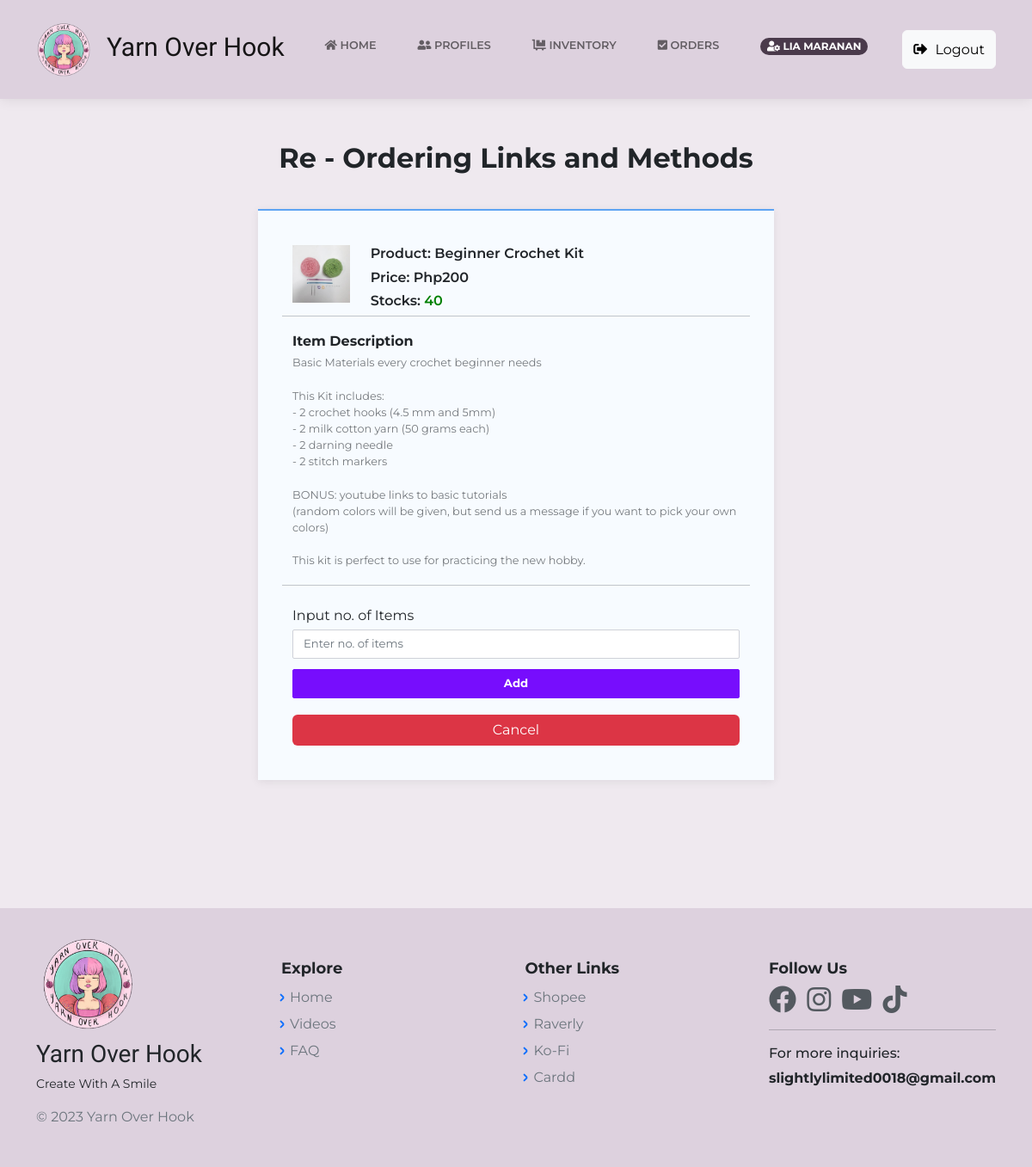
/ReOrderPoint.php?id=1001 (signed in), run on an earlier commit of the app's database.
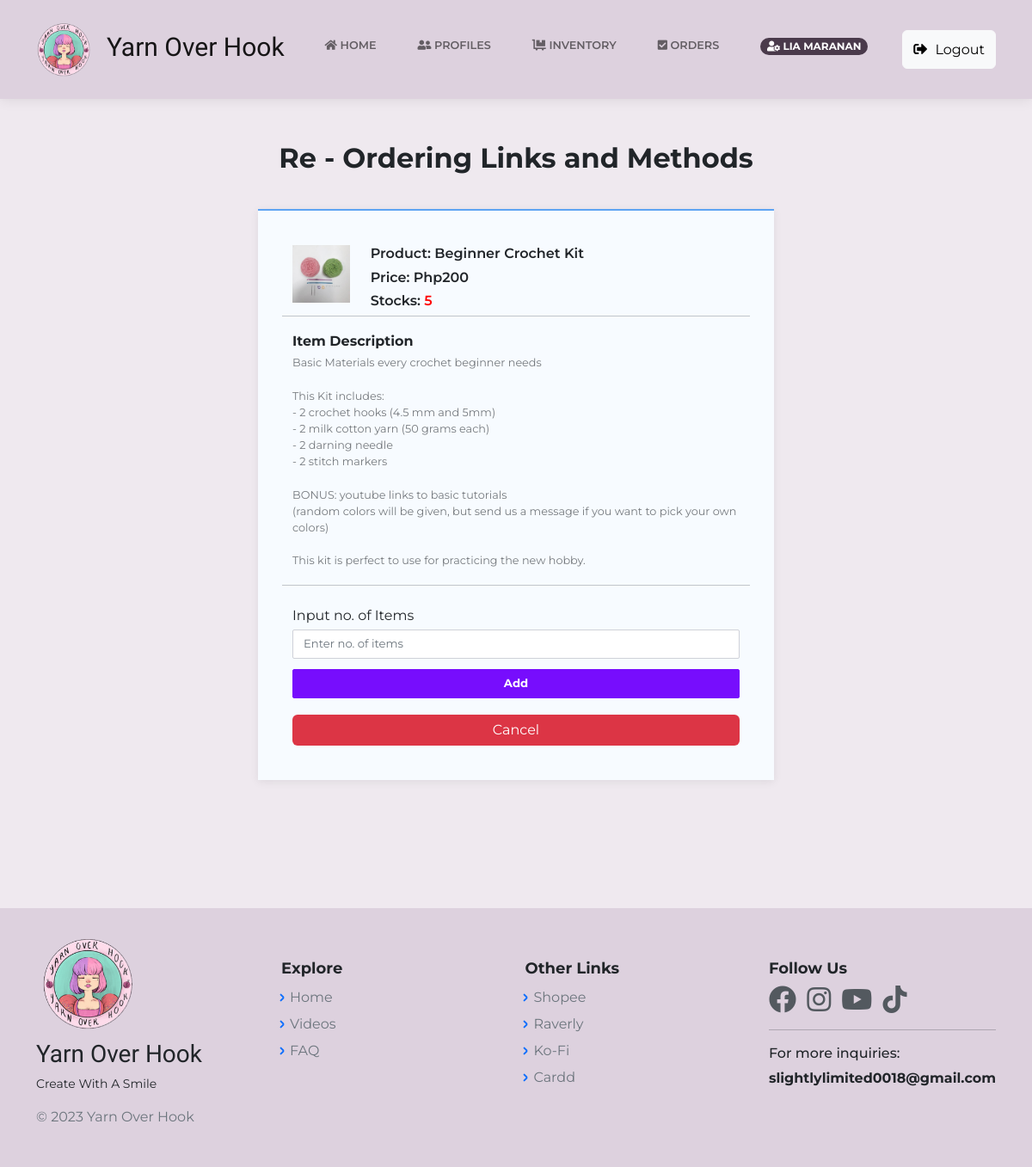
And on a later commit of the database.
### tables this page shows
CREATE TABLE `inventory_db` (
  `id` bigint(20) NOT NULL,
  `ItemID` bigint(20) NOT NULL,
  `ItemName` varchar(100) NOT NULL,
  `ItemImg` varchar(255) NOT NULL,
  `ItemDesc` text NOT NULL,
  `ItemType` varchar(255) NOT NULL,
  `TypeID` int(11) NOT NULL,
  `ItemPrice` int(12) NOT NULL,
  `ItemQty` int(12) NOT NULL,
  `created_at` timestamp NOT NULL DEFAULT current_timestamp() ON UPDATE current_timestamp()
);

### ReOrderPoint.php (the view, shortened to what this page needs)
<?php
    include("includes/dbh.inc.php");
    require 'layouts/Header.php';
    if(isset($_GET['id'])) {
		$id = mysqli_real_escape_string($con, $_GET['id']);
		$item = "SELECT * FROM inventory_db WHERE ItemID = $id";
		$result = mysqli_query($con, $item);
		$inv = mysqli_fetch_assoc($result);
	}
?>
<body class="d-flex flex-column min-vh-100">
<?php require 'layouts/nav.php';?>
<?php if($inv): ?>
    <main class="page payment-page">
        <section class="clean-block payment-form dark" style="min-height: 17px;height: 971px; background-color:#efe9ef;">
            <div class="container">
                <div class="block-heading">
                    <h2 style="font-weight: bold;">Re - Ordering Links and Methods</h2>
                </div>
                <div class="form-group">
                <form name="form" action="" method="POST">
                    <div class="products">
                        <div class="row">
                                <div class="col-md-2">
                                    <img class="img-fluid" src="<?php echo $inv['ItemImg']; ?>">
                                </div>
                            <div class="col-md-10">
                                <h3 class="item-name">Product: <?php echo $inv['ItemName']; ?></h3>
                                <h3 class="item-name">Price: Php<?php echo $inv['ItemPrice']; ?></h3>
                                <h3 class="item-name">Stocks: <span id = "stocks"><?php echo $inv['ItemQty']; ?></span></h3>
                            </div>
                        <hr>
                        <div class="item">
                            <p class="item-name" style="font-weight:bold;">Item Description</p>
                            <p class="item-description"><?php echo nl2br($inv['ItemDesc']); ?></p>
                        </div>
                        <hr>
                    <br>
                    <div class="form-group">
                    <label>Input no. of Items</label>
                        <input class="form-control" type="text" name="ItemQty" placeholder="Enter no. of items"  required style="margin-bottom: 12px;margin-right: 28px;margin-top: 4px;">
                    </div>
                    <div class="form-group">
                    <input class="form-control button" type="submit" name="reorder" value="Add" style="border-color: rgb(119,13,253); font-weight:bold;background: rgb(119,13,253); color:white;">
                        <a href="Inventory.php" type="button" class="btn btn-primary d-block w-100" class="btn btn-primary d-block w-100"  type="button" value="Cancel" style="margin-top: 19px; background: rgb(220, 53, 69); border:rgb(220, 53, 69); text-decoration:none;color:white;">Cancel</a>
                    </div>
                </form>
            </div>
        </section>
    </main>
<?php else: ?>
        <div class="container my-5">
            <h2> Oops.. Page not found. Please try again. </h2>
        </div>
    <?php endif ?>
<?php require 'layouts/Footer.php';?>

What changed in the data, as far as the page shows it:
changed inventory_db "Beginner Crochet Kit": ItemQty "40" → "5"
